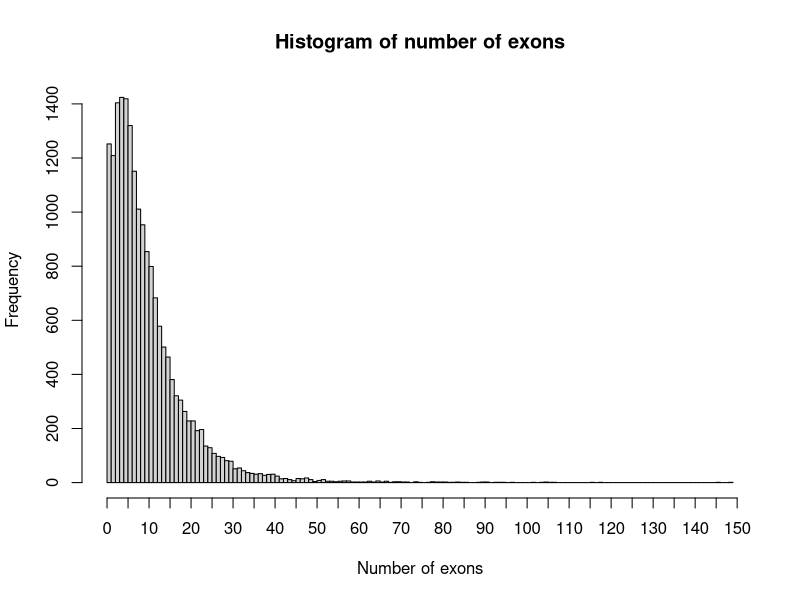
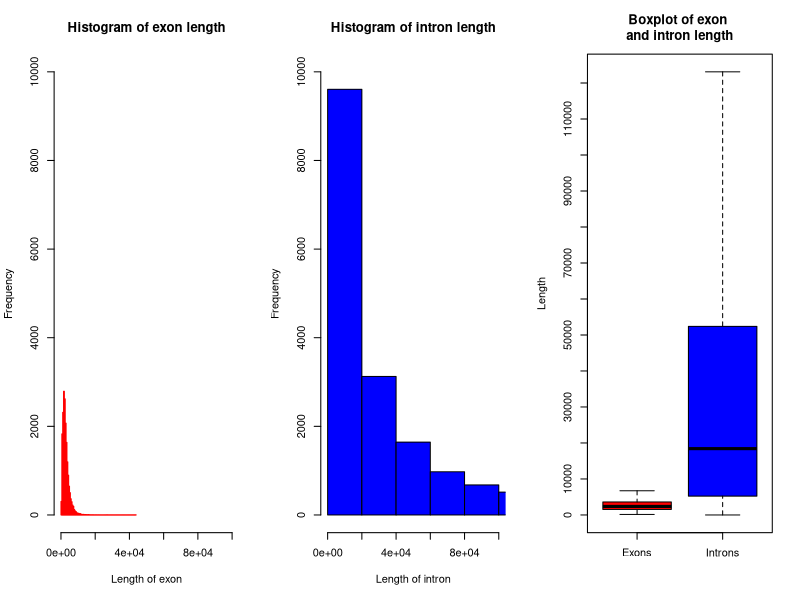
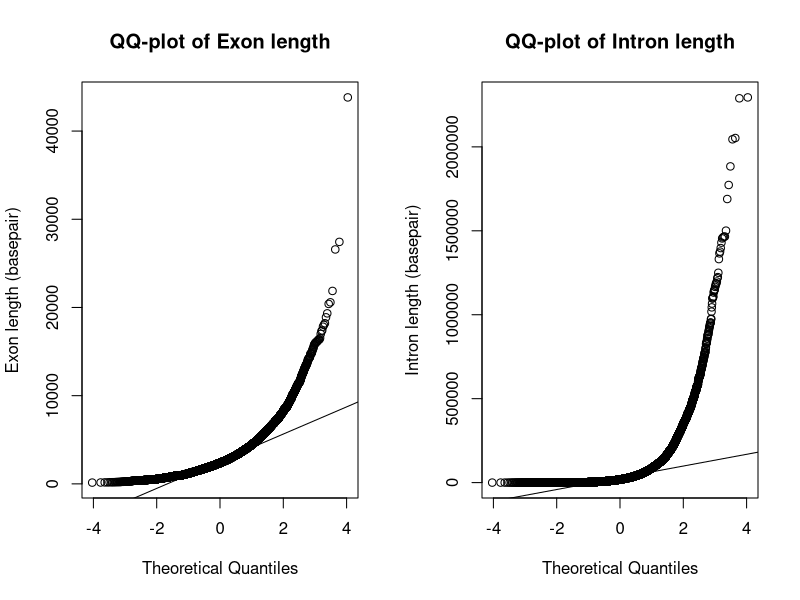
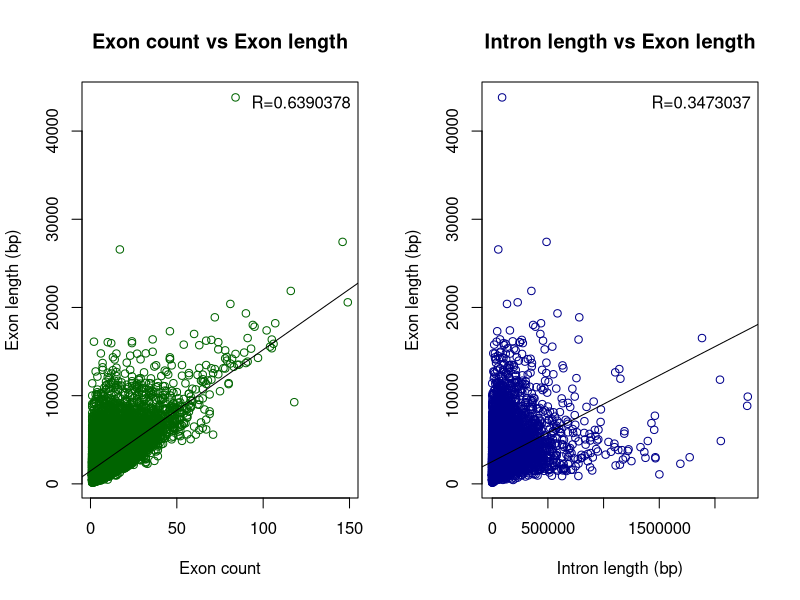

These figures' R source, in order:
## ---- chunk 1
knitr::opts_chunk$set(echo = TRUE)
## ---- chunk 2
# clearing R-history and reading data
rm(list=ls())
gene_lengths<-read.table("gene_lengths_v2.txt", header=T)
## ---- chunk 3
hist(gene_lengths$exon_count, breaks=seq(0,max(gene_lengths$exon_count),by=1), xaxt="n",
     main="Histogram of number of exons", xlab="Number of exons")  
axis(side=1, at=seq(0,150,5), labels=T)

## ---- chunk 4
gene_lengths$intron_length<-gene_lengths$genome_length-gene_lengths$mrna_length
head(gene_lengths, n=3)
## ---- chunk 5
par(mfrow=c(1,3))
# Exon length histogram
hist(gene_lengths$mrna_length, col="red",xlim=c(0,100000), ylim=c(0,10000), breaks=100, 
     main="Histogram of exon length", ylab="Frequency", 
     xlab="Length of exon", border="red")

# Intron_length histogram: 
hist(gene_lengths$intron_length,col="blue",xlim=c(0,100000), ylim=c(0,10000),
     breaks=100, main="Histogram of intron length", ylab="Frequency", 
xlab="Length of intron")

# Boxplot for exon and intron length:
boxplot(gene_lengths$mrna_length, gene_lengths$intron_length,
col=c("red","blue"),names=c("Exons","Introns"), main="Boxplot of exon 
and intron length", ylab="Length", outline = F, yaxt="n")
axis(side=2, at=seq(0,120000,10000), labels=T)
## ---- chunk 6
par(mfrow=c(1,2))
#QQ_plot for exon length
qqnorm(gene_lengths$mrna_length,ylab="Exon length (basepair)",
       main="QQ-plot of Exon length")
qqline(gene_lengths$mrna_length)
#QQ_plot for intron length       
qqnorm(gene_lengths$intron_length,ylab="Intron length (basepair)",
       main="QQ-plot of Intron length")
qqline(gene_lengths$intron_length)
## ---- chunk 7
wilcox.test(gene_lengths$mrna_length,gene_lengths$intron_length,paired=T)
## ---- chunk 8
cor(gene_lengths$mrna_length,gene_lengths$exon_count,method="pearson")
## ---- chunk 9
cor(gene_lengths$mrna_length,gene_lengths$intron_length,method="pearson")
## ---- chunk 10
par(mfrow=c(1,2))

lm_exons<-lm(gene_lengths$mrna_length~gene_lengths$exon_count)
plot(gene_lengths$exon_count, gene_lengths$mrna_length, col="dark green", 
     main = "Exon count vs Exon length",
     xlab = "Exon count", ylab = "Exon length (bp)")
     legend("topright", "R=0.6390378", bty="n")
     abline(lm_exons, col="black")

lm_intron_length<-lm(gene_lengths$mrna_length~gene_lengths$intron_length)
plot(gene_lengths$intron_length, gene_lengths$mrna_length, col=" dark blue",
     main = "Intron length vs Exon length",
     xlab = "Intron length (bp)", ylab = "Exon length (bp)")
     legend("topright", "R=0.3473037", bty="n")
     abline(lm_intron_length, col="black")
## ---- chunk 11
gene_lengths[which.max(gene_lengths$mrna_length),c(1,2,4)]
## ---- chunk 12
longest_mrna_l<-max(gene_lengths$mrna_length)
mrna_l <- gene_lengths$mrna_length
count_genes <- function(vector_l, x1, x2){
  count <- sum(vector_l > x1 & vector_l <= x2)
  total_mrna_count <- length(vector_l)
  return(count/total_mrna_count)
}
# Test the function with:
count_genes(mrna_l, x1=0, x2=longest_mrna_l)
count_genes(mrna_l, x1=10000, x2=longest_mrna_l)
count_genes(mrna_l, x1=1000, x2=10000)
count_genes(mrna_l, x1=100, x2=1000)
count_genes(mrna_l, x1=0, x2=100)
